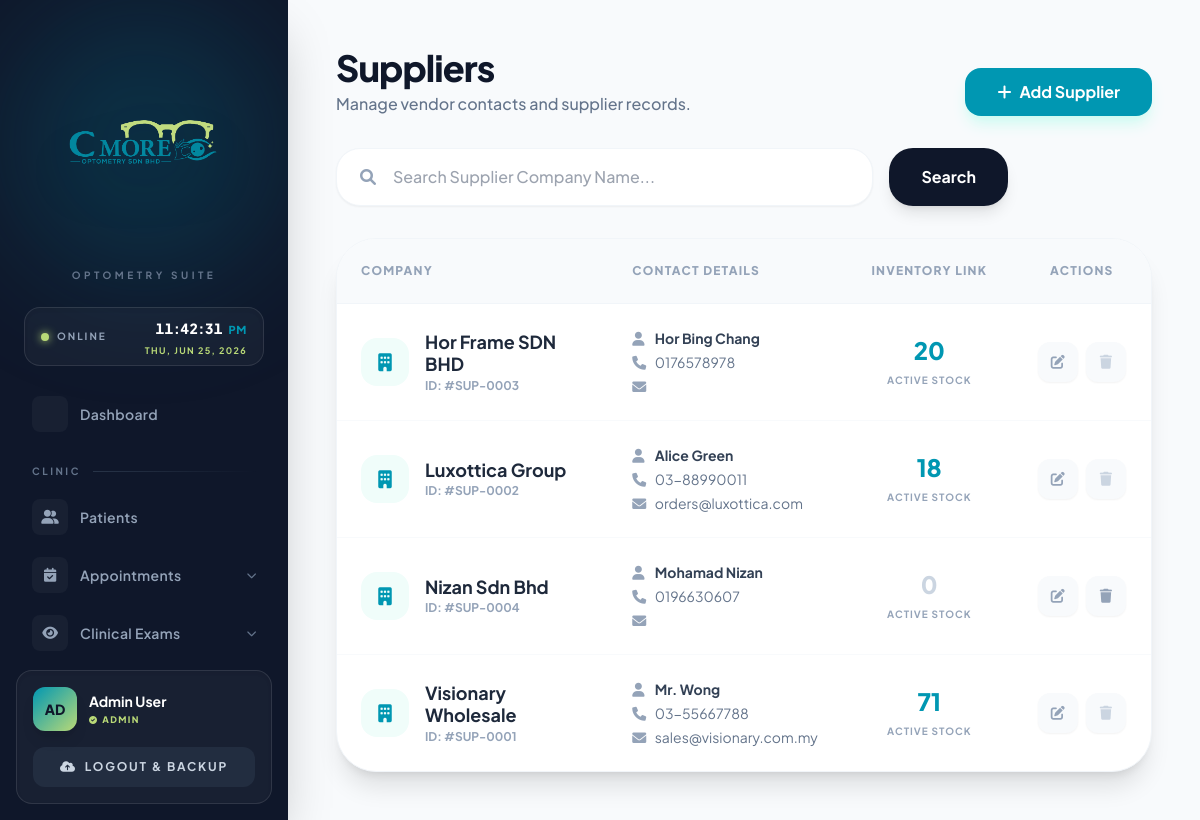
The page /supplier.php (signed in) on the database its author committed.
### tables this page shows
CREATE TABLE `supplier` (
  `SUPPLIER_ID` int(11) NOT NULL AUTO_INCREMENT,
  `COMPANY_NAME` varchar(255) NOT NULL,
  `CONTACT_PERSON` varchar(100) DEFAULT NULL,
  `PHONE_NUMBER` varchar(20) DEFAULT NULL,
  `EMAIL` varchar(100) DEFAULT NULL,
  PRIMARY KEY (`SUPPLIER_ID`)
);

### supplier.php (the view, shortened to what this page needs)
<?php
include('config.php');
$search = isset($_GET['search']) ? mysqli_real_escape_string($conn, $_GET['search']) : '';
$where = $search ? "WHERE s.COMPANY_NAME LIKE '%$search%'" : '';
$query = "SELECT s.*,
          COUNT(p.PRODUCT_ID) as product_count,
          COALESCE(SUM(p.STOCK_QUANTITY), 0) as total_stock
          FROM supplier s
          LEFT JOIN product p ON s.SUPPLIER_ID = p.SUPPLIER_ID
          $where
          GROUP BY s.SUPPLIER_ID
          ORDER BY s.COMPANY_NAME ASC";
$result = mysqli_query($conn, $query);
?>
<!DOCTYPE html>
<html lang="en">
<head>
    <script src="https://cdn.tailwindcss.com"></script>
    <link rel="stylesheet" href="https://cdnjs.cloudflare.com/ajax/libs/font-awesome/6.0.0/css/all.min.css">
</head>
<body class="bg-[#f8fafc] flex min-h-screen text-slate-900">
    <?php include('sidebar.php'); ?>
    <main class="flex-1 ml-72 p-12">
        <header class="flex justify-between items-end mb-8">
            <div>
                <h1 class="text-4xl font-extrabold text-slate-900 tracking-tight">Suppliers</h1>
                <p class="text-slate-500 font-medium mt-1">Manage vendor contacts and supplier records.</p>
            </div>
            <button onclick="openModal('addModal')" class="bg-[#0097B2] text-white px-8 py-3 rounded-2xl font-bold shadow-lg shadow-teal-100 hover:scale-105 transition-all inline-flex items-center">
                <i class="fa-solid fa-plus mr-2"></i> Add Supplier
            </button>
        </header>
        <div class="mb-8">
            <form method="GET" class="flex flex-col md:flex-row space-y-4 md:space-y-0 md:space-x-4 max-w-2xl">
                <div class="relative flex-1">
                    <i class="fa-solid fa-magnifying-glass absolute left-6 top-1/2 -translate-y-1/2 text-slate-400"></i>
                    <input type="text" name="search" placeholder="Search Supplier Company Name..." value="<?php echo htmlspecialchars($search); ?>" class="w-full pl-14 pr-6 py-4 bg-white border border-slate-100 rounded-[1.5rem] shadow-sm focus:border-[#0097B2] outline-none font-medium text-slate-700">
                </div>
                <button type="submit" class="bg-slate-900 text-white px-8 py-4 rounded-[1.5rem] font-bold hover:bg-[#0097B2] transition shadow-lg shrink-0">
                    Search
                </button>
            </form>
        </div>
        <div class="bg-white rounded-[2.5rem] border border-slate-100 shadow-xl overflow-hidden">
            <table class="w-full text-left">
                <thead class="bg-slate-50 border-b border-slate-100">
                    <tr>
                        <th class="p-6 text-xs font-black uppercase tracking-widest text-slate-400 w-1/3">Company</th>
                        <th class="p-6 text-xs font-black uppercase tracking-widest text-slate-400">Contact Details</th>
                        <th class="p-6 text-center text-xs font-black uppercase tracking-widest text-slate-400">Inventory Link</th>
                        <th class="p-6 text-center text-xs font-black uppercase tracking-widest text-slate-400">Actions</th>
                    </tr>
                </thead>
                <tbody class="divide-y divide-slate-50">
                    <?php if(mysqli_num_rows($result) > 0): while($row = mysqli_fetch_assoc($result)): ?>
                    <tr class="hover:bg-slate-50/80 transition-colors group">
                        <td class="p-6">
                            <div class="flex items-center space-x-4">
                                <div class="w-12 h-12 rounded-2xl bg-teal-50 text-[#0097B2] flex items-center justify-center shrink-0">
                                    <i class="fa-solid fa-building text-lg"></i>
                                </div>
                                <div>
                                    <p class="font-bold text-slate-800 text-lg leading-tight"><?php echo htmlspecialchars($row['COMPANY_NAME']); ?></p>
                                    <p class="text-xs text-slate-400 font-bold mt-0.5">ID: #SUP-<?php echo str_pad($row['SUPPLIER_ID'], 4, '0', STR_PAD_LEFT); ?></p>
                                </div>
                            </div>
                        </td>
                        <td class="p-6">
                            <div class="space-y-1">
                                <p class="text-sm font-bold text-slate-700"><i class="fa-solid fa-user text-slate-400 mr-2 w-3"></i> <?php echo htmlspecialchars($row['CONTACT_PERSON'] ?? 'N/A'); ?></p>
                                <p class="text-sm text-slate-500"><i class="fa-solid fa-phone text-slate-400 mr-2 w-3"></i> <?php echo htmlspecialchars($row['PHONE_NUMBER'] ?? 'N/A'); ?></p>
                                <p class="text-sm text-slate-500"><i class="fa-solid fa-envelope text-slate-400 mr-2 w-3"></i> <?php echo htmlspecialchars($row['EMAIL'] ?? 'N/A'); ?></p>
                            </div>
                        </td>
                        <td class="p-6 text-center">
                            <span class="block text-2xl font-black <?php echo $row['total_stock'] > 0 ? 'text-[#0097B2]' : 'text-slate-300'; ?>"><?php echo $row['total_stock']; ?></span>
                            <span class="text-[10px] font-bold text-slate-400 uppercase tracking-widest">Active Stock</span>
                        </td>
                        <td class="p-6">
                            <div class="flex items-center justify-center space-x-2">
                                <?php
                                    $js_company = htmlspecialchars(json_encode($row['COMPANY_NAME']), ENT_QUOTES);
                                    $js_person  = htmlspecialchars(json_encode($row['CONTACT_PERSON']), ENT_QUOTES);
                                    $js_phone   = htmlspecialchars(json_encode($row['PHONE_NUMBER']), ENT_QUOTES);
                                    $js_email   = htmlspecialchars(json_encode($row['EMAIL']), ENT_QUOTES);
                                ?>
                                <button onclick="openEditModal(<?php echo $row['SUPPLIER_ID']; ?>, <?php echo $js_company; ?>, <?php echo $js_person; ?>, <?php echo $js_phone; ?>, <?php echo $js_email; ?>)" class="w-10 h-10 rounded-xl bg-slate-50 text-slate-400 flex items-center justify-center hover:bg-[#0097B2] hover:text-white transition duration-300 shadow-sm" title="Edit Supplier">
                                    <i class="fa-solid fa-pen-to-square text-sm"></i>
                                </button>
                                <button onclick="confirmDelete(<?php echo $row['SUPPLIER_ID']; ?>, <?php echo $js_company; ?>, <?php echo $row['total_stock']; ?>)"
                                        class="w-10 h-10 rounded-xl bg-slate-50 flex items-center justify-center transition duration-300 shadow-sm <?php echo $row['total_stock'] > 0 ? 'text-slate-300 cursor-not-allowed hover:bg-slate-100' : 'text-slate-400 hover:bg-red-500 hover:text-white'; ?>"
                                        title="<?php echo $row['total_stock'] > 0 ? 'Cannot delete: Stock exists' : 'Delete Supplier'; ?>">
                                    <i class="fa-solid fa-trash text-sm"></i>
                                </button>
                            </div>
                        </td>
                    </tr>
                    <?php endwhile; else: ?>
                        <tr><td colspan="4" class="p-12 text-center text-slate-400 font-bold italic">No suppliers found.</td></tr>
                    <?php endif; ?>
                </tbody>
            </table>
        </div>
    </main>
</body>
</html>

### supplier.php (style rules this page uses)
body { font-family: 'Plus Jakarta Sans', sans-serif; }

### rows shown on the page
supplier: COMPANY_NAME "Hor Frame SDN BHD", SUPPLIER_ID "0003", CONTACT_PERSON "Hor Bing Chang", PHONE_NUMBER "0176578978", total_stock "20"
supplier: COMPANY_NAME "Luxottica Group", SUPPLIER_ID "0002", CONTACT_PERSON "Alice Green", PHONE_NUMBER "03-88990011", EMAIL "orders@luxottica.com", total_stock "18"
supplier: COMPANY_NAME "Nizan Sdn Bhd", SUPPLIER_ID "0004", CONTACT_PERSON "Mohamad Nizan", PHONE_NUMBER "0196630607", total_stock "0"
supplier: COMPANY_NAME "Visionary Wholesale", SUPPLIER_ID "0001", CONTACT_PERSON "Mr. Wong", PHONE_NUMBER "03-55667788", EMAIL "sales@visionary.com.my", total_stock "71"

### other values the page prints
$label "Dashboard Patients"
$label "CLINIC"
$label "Appointments Clinical Exams"
substr($_SESSION['NAME'], 0, 2) "AD"
$_SESSION['NAME'] "Admin User"
$user_role "ADMIN"
